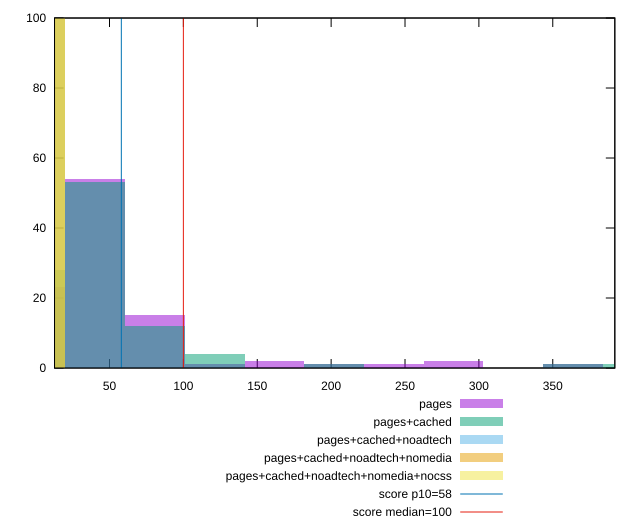

Generate this figure with gnuplot:
reset

$pages <<EOF
161.6411330275717 2
202.0514162844646 1
282.8719827982505 2
363.6925493120363 1
0 23
40.410283256892924 54
80.82056651378585 15
242.46169954135755 1
121.23084977067877 1
EOF

$pagesCached <<EOF
404.1028325689292 1
363.6925493120363 1
121.23084977067877 4
40.410283256892924 53
0 28
80.82056651378585 12
202.0514162844646 1
EOF

$pagesCachedNoadtech <<EOF
0 100
EOF

$pagesCachedNoadtechNomedia <<EOF
0 100
EOF

$pagesCachedNoadtechNomediaNocss <<EOF
0 100
EOF

set key outside below
set boxwidth 40.410283256892924
set xrange [12.8:391.9999999999993]
set yrange [0:100]
set trange [0:100]
set style fill transparent solid 0.5 noborder

set parametric
set terminal svg size 640, 530 enhanced background rgb 'white'
set output "report_00019_2021-02-10T18-14-37.922Z//estimated-input-latency/comparison/histogram/all_raw.svg"

plot $pages title "pages" with boxes, \
     $pagesCached title "pages+cached" with boxes, \
     $pagesCachedNoadtech title "pages+cached+noadtech" with boxes, \
     $pagesCachedNoadtechNomedia title "pages+cached+noadtech+nomedia" with boxes, \
     $pagesCachedNoadtechNomediaNocss title "pages+cached+noadtech+nomedia+nocss" with boxes, \
     58,t title "score p10=58", \
     100,t title "score median=100"

reset
